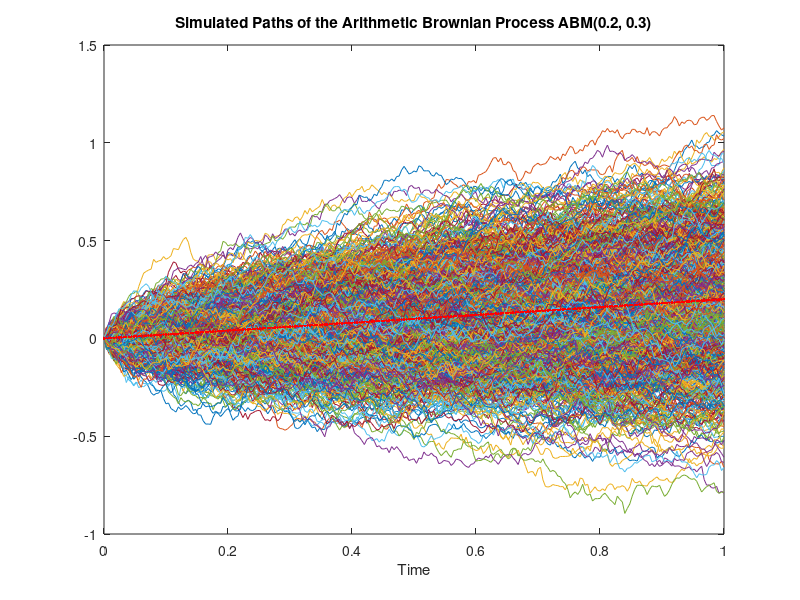
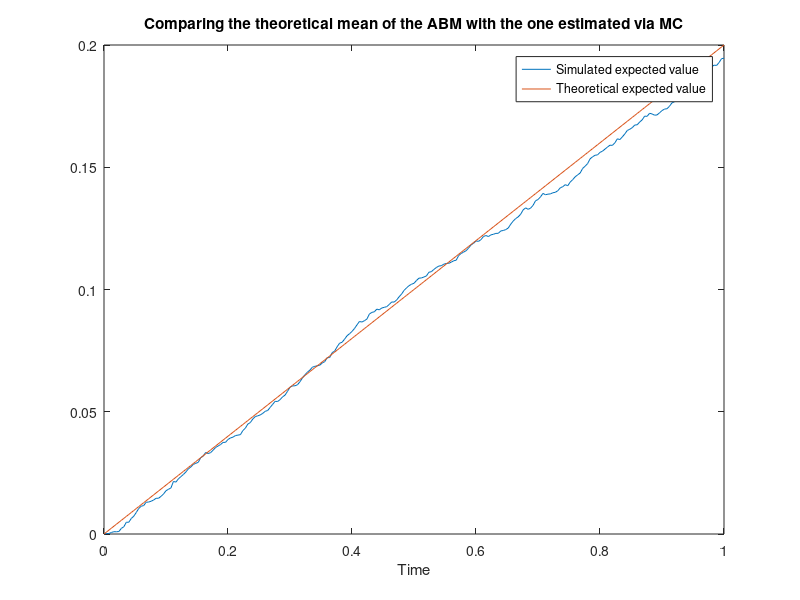
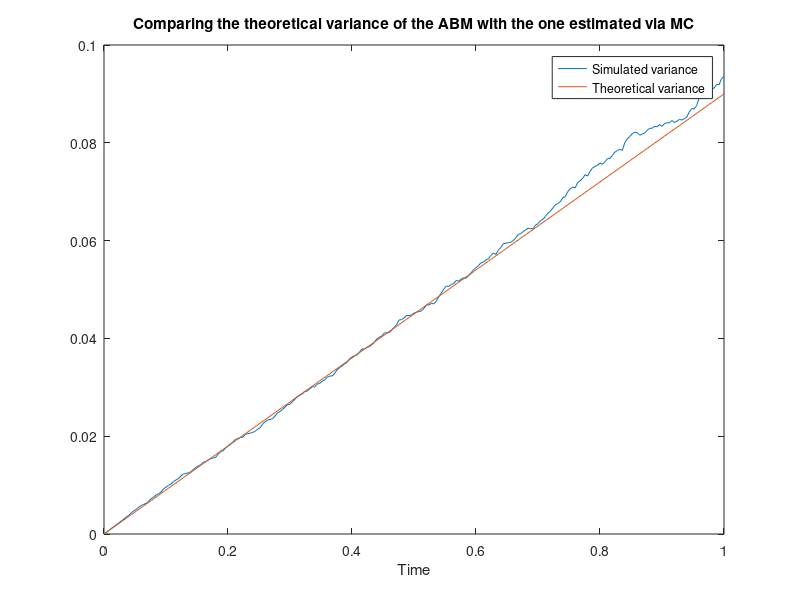

Write the MATLAB code that produced these figures, in order.
%%%%%%%%%%%%%%%%%%%%%%%%%%%%%%%%%%%%%%%%%%%%%%%%%%%%%%%%
%%%%SIMULATING THE ARITHMETIC BROWNIAN MOTIONS%%%%%%%%%%
%%%%%%%%%%%%%%%%%%%%%%%%%%%%%%%%%%%%%%%%%%%%%%%%%%%%%%%%
clear all
%Assign the number of simulated paths (nsimul)
nsimul=1000;
%Time to maturity (expiry)
expiry=1;
%number of steps (nsteps)
nsteps=250;
%time step (dt) and observation times (timestep):
dt=expiry/nsteps;
timestep=[0:dt:expiry]';
%model parameters
mu=0.2; sigma=0.3;
%Simulate increments ABM dX:
dX=mu*dt+sigma*randn(nsteps,nsimul)*dt^0.5;
%Simulate ABM process: cumulate increments
X=[zeros(1,nsimul); cumsum(dX)];
%compute theoretical expected value
EX=timestep*mu;
%Plot simulated paths:
h=figure('Color',[1 1 1]);
plot(timestep, X)
hold on
plot(timestep, EX,'r.')
title('Simulated Paths of the Arithmetic Brownian Process ABM(0.2, 0.3)')
xlabel('Time')
print(h,'??dpng','LecBMSimulatedABM')
%Sstimate mean of X(t) from the simulations
%and compare to the true one
SimulatedMean=mean(X')';
h=figure('Color',[1 1 1]);
plot(timestep, [SimulatedMean, EX])
xlabel('Time')
legend('Simulated expected value','Theoretical expected value')
title('Comparing the theoretical mean of the ABM with the one estimated via MC')
print(h,'??dpng','LecBM mean ABM')
%Now we repeat the calculation for the variance.
%compute theoretical variance
VX=timestep*sigma^2;
%estimate variance from the simulations
SimulatedVar=var(X')';
h=figure('Color',[1 1 1]);
plot(timestep, [SimulatedVar, VX])
xlabel('Time')
legend('Simulated variance','Theoretical variance','location','best')
title('Comparing the theoretical variance of the ABM with the one estimated via MC')